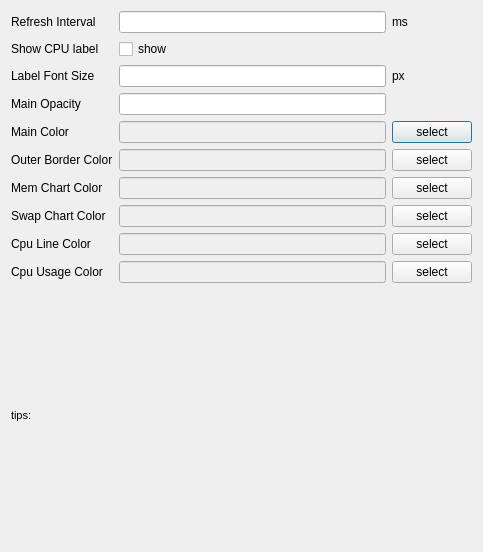
<?xml version="1.0" encoding="UTF-8"?>
<ui version="4.0">
 <class>ConfigureDialog</class>
 <widget class="QDialog" name="ConfigureDialog">
  <property name="geometry">
   <rect>
    <x>0</x>
    <y>0</y>
    <width>483</width>
    <height>552</height>
   </rect>
  </property>
  <property name="windowTitle">
   <string>Dialog</string>
  </property>
  <layout class="QGridLayout" name="gridLayout_2">
   <item row="5" column="0">
    <widget class="QLabel" name="label_8">
     <property name="text">
      <string>Outer Border Color</string>
     </property>
    </widget>
   </item>
   <item row="2" column="0">
    <widget class="QLabel" name="label_4">
     <property name="text">
      <string>Label Font Size</string>
     </property>
    </widget>
   </item>
   <item row="0" column="0">
    <widget class="QLabel" name="label">
     <property name="text">
      <string>Refresh Interval</string>
     </property>
    </widget>
   </item>
   <item row="7" column="1">
    <widget class="QLineEdit" name="swap_chart_color">
     <property name="enabled">
      <bool>false</bool>
     </property>
     <property name="minimumSize">
      <size>
       <width>163</width>
       <height>0</height>
      </size>
     </property>
     <property name="text">
      <string/>
     </property>
    </widget>
   </item>
   <item row="2" column="2">
    <widget class="QLabel" name="label_5">
     <property name="text">
      <string>px</string>
     </property>
    </widget>
   </item>
   <item row="0" column="2">
    <widget class="QLabel" name="label_2">
     <property name="text">
      <string>ms</string>
     </property>
    </widget>
   </item>
   <item row="3" column="0">
    <widget class="QLabel" name="label_6">
     <property name="text">
      <string>Main Opacity</string>
     </property>
    </widget>
   </item>
   <item row="10" column="0" colspan="3">
    <layout class="QHBoxLayout" name="horizontalLayout">
     <item>
      <widget class="QLabel" name="tips">
       <property name="font">
        <font>
         <pointsize>8</pointsize>
        </font>
       </property>
       <property name="text">
        <string>tips:</string>
       </property>
      </widget>
     </item>
    </layout>
   </item>
   <item row="4" column="2">
    <widget class="QPushButton" name="select_color_main">
     <property name="text">
      <string>select</string>
     </property>
    </widget>
   </item>
   <item row="7" column="0">
    <widget class="QLabel" name="label_10">
     <property name="text">
      <string>Swap Chart Color</string>
     </property>
    </widget>
   </item>
   <item row="9" column="0">
    <widget class="QLabel" name="label_12">
     <property name="text">
      <string>Cpu Usage Color</string>
     </property>
    </widget>
   </item>
   <item row="8" column="2">
    <widget class="QPushButton" name="select_color_cpu_line">
     <property name="text">
      <string>select</string>
     </property>
    </widget>
   </item>
   <item row="6" column="0">
    <widget class="QLabel" name="label_9">
     <property name="text">
      <string>Mem Chart Color</string>
     </property>
    </widget>
   </item>
   <item row="2" column="1">
    <widget class="QLineEdit" name="labelFont_size">
     <property name="minimumSize">
      <size>
       <width>163</width>
       <height>0</height>
      </size>
     </property>
    </widget>
   </item>
   <item row="6" column="1">
    <widget class="QLineEdit" name="mem_chart_color">
     <property name="enabled">
      <bool>false</bool>
     </property>
     <property name="minimumSize">
      <size>
       <width>163</width>
       <height>0</height>
      </size>
     </property>
     <property name="text">
      <string/>
     </property>
    </widget>
   </item>
   <item row="9" column="1">
    <widget class="QLineEdit" name="cpu_usage_color">
     <property name="enabled">
      <bool>false</bool>
     </property>
     <property name="minimumSize">
      <size>
       <width>163</width>
       <height>0</height>
      </size>
     </property>
     <property name="text">
      <string/>
     </property>
    </widget>
   </item>
   <item row="4" column="1">
    <widget class="QLineEdit" name="main_color">
     <property name="enabled">
      <bool>false</bool>
     </property>
     <property name="minimumSize">
      <size>
       <width>163</width>
       <height>0</height>
      </size>
     </property>
    </widget>
   </item>
   <item row="1" column="0">
    <widget class="QLabel" name="label_3">
     <property name="text">
      <string>Show CPU label</string>
     </property>
    </widget>
   </item>
   <item row="3" column="1">
    <widget class="QLineEdit" name="main_opacity">
     <property name="minimumSize">
      <size>
       <width>163</width>
       <height>0</height>
      </size>
     </property>
    </widget>
   </item>
   <item row="5" column="1">
    <widget class="QLineEdit" name="outer_border_color">
     <property name="enabled">
      <bool>false</bool>
     </property>
     <property name="minimumSize">
      <size>
       <width>163</width>
       <height>0</height>
      </size>
     </property>
     <property name="text">
      <string/>
     </property>
    </widget>
   </item>
   <item row="5" column="2">
    <widget class="QPushButton" name="select_color_outer_border">
     <property name="text">
      <string>select</string>
     </property>
    </widget>
   </item>
   <item row="7" column="2">
    <widget class="QPushButton" name="select_color_swap">
     <property name="text">
      <string>select</string>
     </property>
    </widget>
   </item>
   <item row="8" column="0">
    <widget class="QLabel" name="label_11">
     <property name="text">
      <string>Cpu Line Color</string>
     </property>
    </widget>
   </item>
   <item row="9" column="2">
    <widget class="QPushButton" name="select_color_cpu_usage">
     <property name="text">
      <string>select</string>
     </property>
    </widget>
   </item>
   <item row="8" column="1">
    <widget class="QLineEdit" name="cpu_line_color">
     <property name="enabled">
      <bool>false</bool>
     </property>
     <property name="minimumSize">
      <size>
       <width>163</width>
       <height>0</height>
      </size>
     </property>
     <property name="text">
      <string/>
     </property>
    </widget>
   </item>
   <item row="4" column="0">
    <widget class="QLabel" name="label_7">
     <property name="text">
      <string>Main Color</string>
     </property>
    </widget>
   </item>
   <item row="0" column="1">
    <widget class="QLineEdit" name="refresh_interval">
     <property name="minimumSize">
      <size>
       <width>163</width>
       <height>0</height>
      </size>
     </property>
     <property name="sizeIncrement">
      <size>
       <width>0</width>
       <height>0</height>
      </size>
     </property>
     <property name="baseSize">
      <size>
       <width>0</width>
       <height>0</height>
      </size>
     </property>
     <property name="maxLength">
      <number>32765</number>
     </property>
    </widget>
   </item>
   <item row="1" column="1">
    <widget class="QCheckBox" name="showCpu_checkbox">
     <property name="text">
      <string>show</string>
     </property>
    </widget>
   </item>
   <item row="6" column="2">
    <widget class="QPushButton" name="select_color_mem">
     <property name="text">
      <string>select</string>
     </property>
    </widget>
   </item>
  </layout>
 </widget>
 <resources/>
 <connections/>
</ui>
